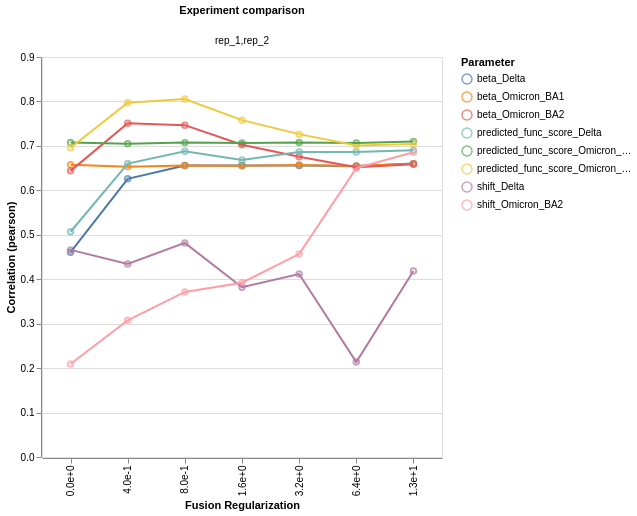

Notebook code for this chart:
### Markdown cell above
## Replicate parameter correlations

Correlation of mutation parameters (beta, shift) between replicates
across the regularization grid. Uses the `ModelCollection.mut_param_dataset_correlation`
method which returns an interactive Altair chart.

### Code cell
corr_chart, corr_data = model_collection.mut_param_dataset_correlation(
    return_data=True
)
corr_chart

### Figure 1 — Vega-Lite specification as saved in the notebook (floating-point values rounded to 4 significant figures)
{"config": {"view": {"continuousWidth": 300, "continuousHeight": 300}}, "data": {"name": "data-363273548be632e9494e45f4e93cd0d4"}, "facet": {"column": {"field": "datasets", "title": "Experiment comparison", "type": "nominal"}}, "spec": {"layer": [{"mark": {"type": "point"}, "encoding": {"color": {"field": "mut_param", "title": "Parameter", "type": "nominal"}, "tooltip": [{"field": "datasets", "type": "nominal"}, {"field": "correlation", "type": "quantitative"}, {"field": "mut_param", "type": "nominal"}], "x": {"axis": {"format": ".1e"}, "field": "fusionreg", "title": "Fusion Regularization", "type": "nominal"}, "y": {"field": "correlation", "title": "Correlation (pearson)", "type": "quantitative"}}}, {"mark": {"type": "line"}, "encoding": {"color": {"field": "mut_param", "title": "Parameter", "type": "nominal"}, "tooltip": [{"field": "datasets", "type": "nominal"}, {"field": "correlation", "type": "quantitative"}, {"field": "mut_param", "type": "nominal"}], "x": {"axis": {"format": ".1e"}, "field": "fusionreg", "title": "Fusion Regularization", "type": "nominal"}, "y": {"field": "correlation", "title": "Correlation (pearson)", "type": "quantitative"}}}], "height": 400, "width": 400}, "$schema": "https://vega.github.io/schema/vega-lite/v5.15.1.json", "datasets": {"data-363273548be632e9494e45f4e93cd0d4": [{"datasets": "rep_1,rep_2", "mut_param": "beta_Delta", "correlation": 0.4608, "fusionreg": 0.0}, {"datasets": "rep_1,rep_2", "mut_param": "beta_Delta", "correlation": 0.6259, "fusionreg": 0.4}, {"datasets": "rep_1,rep_2", "mut_param": "beta_Delta", "correlation": 0.656, "fusionreg": 0.8}, {"datasets": "rep_1,rep_2", "mut_param": "beta_Delta", "correlation": 0.6558, "fusionreg": 1.6}, {"datasets": "rep_1,rep_2", "mut_param": "beta_Delta", "correlation": 0.6559, "fusionreg": 3.2}, {"datasets": "rep_1,rep_2", "mut_param": "beta_Delta", "correlation": 0.6547, "fusionreg": 6.4}, {"datasets": "rep_1,rep_2", "mut_param": "beta_Delta", "correlation": 0.6601, "fusionreg": 12.8}, {"datasets": "rep_1,rep_2", "mut_param": "beta_Omicron_BA1", "correlation": 0.6575, "fusionreg": 0.0}, {"datasets": "rep_1,rep_2", "mut_param": "beta_Omicron_BA1", "correlation": 0.6528, "fusionreg": 0.4}, {"datasets": "rep_1,rep_2", "mut_param": "beta_Omicron_BA1", "correlation": 0.656, "fusionreg": 0.8}, {"datasets": "rep_1,rep_2", "mut_param": "beta_Omicron_BA1", "correlation": 0.6551, "fusionreg": 1.6}, {"datasets": "rep_1,rep_2", "mut_param": "beta_Omicron_BA1", "correlation": 0.6569, "fusionreg": 3.2}, {"datasets": "rep_1,rep_2", "mut_param": "beta_Omicron_BA1", "correlation": 0.6549, "fusionreg": 6.4}, {"datasets": "rep_1,rep_2", "mut_param": "beta_Omicron_BA1", "correlation": 0.6601, "fusionreg": 12.8}, {"datasets": "rep_1,rep_2", "mut_param": "beta_Omicron_BA2", "correlation": 0.6438, "fusionreg": 0.0}, {"datasets": "rep_1,rep_2", "mut_param": "beta_Omicron_BA2", "correlation": 0.7508, "fusionreg": 0.4}, {"datasets": "rep_1,rep_2", "mut_param": "beta_Omicron_BA2", "correlation": 0.7467, "fusionreg": 0.8}, {"datasets": "rep_1,rep_2", "mut_param": "beta_Omicron_BA2", "correlation": 0.7024, "fusionreg": 1.6}, {"datasets": "rep_1,rep_2", "mut_param": "beta_Omicron_BA2", "correlation": 0.6754, "fusionreg": 3.2}, {"datasets": "rep_1,rep_2", "mut_param": "beta_Omicron_BA2", "correlation": 0.6519, "fusionreg": 6.4}, {"datasets": "rep_1,rep_2", "mut_param": "beta_Omicron_BA2", "correlation": 0.6586, "fusionreg": 12.8}, {"datasets": "rep_1,rep_2", "mut_param": "predicted_func_score_Delta", "correlation": 0.5068, "fusionreg": 0.0}, {"datasets": "rep_1,rep_2", "mut_param": "predicted_func_score_Delta", "correlation": 0.6601, "fusionreg": 0.4}, {"datasets": "rep_1,rep_2", "mut_param": "predicted_func_score_Delta", "correlation": 0.688, "fusionreg": 0.8}, {"datasets": "rep_1,rep_2", "mut_param": "predicted_func_score_Delta", "correlation": 0.668, "fusionreg": 1.6}, {"datasets": "rep_1,rep_2", "mut_param": "predicted_func_score_Delta", "correlation": 0.6863, "fusionreg": 3.2}, {"datasets": "rep_1,rep_2", "mut_param": "predicted_func_score_Delta", "correlation": 0.6864, "fusionreg": 6.4}, {"datasets": "rep_1,rep_2", "mut_param": "predicted_func_score_Delta", "correlation": 0.6899, "fusionreg": 12.8}, {"datasets": "rep_1,rep_2", "mut_param": "predicted_func_score_Omicron_BA1", "correlation": 0.7078, "fusionreg": 0.0}, {"datasets": "rep_1,rep_2", "mut_param": "predicted_func_score_Omicron_BA1", "correlation": 0.7048, "fusionreg": 0.4}, {"datasets": "rep_1,rep_2", "mut_param": "predicted_func_score_Omicron_BA1", "correlation": 0.7073, "fusionreg": 0.8}, {"datasets": "rep_1,rep_2", "mut_param": "predicted_func_score_Omicron_BA1", "correlation": 0.7065, "fusionreg": 1.6}, {"datasets": "rep_1,rep_2", "mut_param": "predicted_func_score_Omicron_BA1", "correlation": 0.7079, "fusionreg": 3.2}, {"datasets": "rep_1,rep_2", "mut_param": "predicted_func_score_Omicron_BA1", "correlation": 0.7063, "fusionreg": 6.4}, {"datasets": "rep_1,rep_2", "mut_param": "predicted_func_score_Omicron_BA1", "correlation": 0.7098, "fusionreg": 12.8}, {"datasets": "rep_1,rep_2", "mut_param": "predicted_func_score_Omicron_BA2", "correlation": 0.6957, "fusionreg": 0.0}, {"datasets": "rep_1,rep_2", "mut_param": "predicted_func_score_Omicron_BA2", "correlation": 0.7971, "fusionreg": 0.4}, {"datasets": "rep_1,rep_2", "mut_param": "predicted_func_score_Omicron_BA2", "correlation": 0.8055, "fusionreg": 0.8}, {"datasets": "rep_1,rep_2", "mut_param": "predicted_func_score_Omicron_BA2", "correlation": 0.7579, "fusionreg": 1.6}, {"datasets": "rep_1,rep_2", "mut_param": "predicted_func_score_Omicron_BA2", "correlation": 0.7264, "fusionreg": 3.2}, {"datasets": "rep_1,rep_2", "mut_param": "predicted_func_score_Omicron_BA2", "correlation": 0.7009, "fusionreg": 6.4}, {"datasets": "rep_1,rep_2", "mut_param": "predicted_func_score_Omicron_BA2", "correlation": 0.7041, "fusionreg": 12.8}, {"datasets": "rep_1,rep_2", "mut_param": "shift_Delta", "correlation": 0.466, "fusionreg": 0.0}, {"datasets": "rep_1,rep_2", "mut_param": "shift_Delta", "correlation": 0.4344, "fusionreg": 0.4}, {"datasets": "rep_1,rep_2", "mut_param": "shift_Delta", "correlation": 0.4818, "fusionreg": 0.8}, {"datasets": "rep_1,rep_2", "mut_param": "shift_Delta", "correlation": 0.3819, "fusionreg": 1.6}, {"datasets": "rep_1,rep_2", "mut_param": "shift_Delta", "correlation": 0.4116, "fusionreg": 3.2}, {"datasets": "rep_1,rep_2", "mut_param": "shift_Delta", "correlation": 0.2136, "fusionreg": 6.4}, {"datasets": "rep_1,rep_2", "mut_param": "shift_Delta", "correlation": 0.4187, "fusionreg": 12.8}, {"datasets": "rep_1,rep_2", "mut_param": "shift_Omicron_BA2", "correlation": 0.2094, "fusionreg": 0.0}, {"datasets": "rep_1,rep_2", "mut_param": "shift_Omicron_BA2", "correlation": 0.3076, "fusionreg": 0.4}, {"datasets": "rep_1,rep_2", "mut_param": "shift_Omicron_BA2", "correlation": 0.3714, "fusionreg": 0.8}, {"datasets": "rep_1,rep_2", "mut_param": "shift_Omicron_BA2", "correlation": 0.392, "fusionreg": 1.6}, {"datasets": "rep_1,rep_2", "mut_param": "shift_Omicron_BA2", "correlation": 0.4567, "fusionreg": 3.2}, {"datasets": "rep_1,rep_2", "mut_param": "shift_Omicron_BA2", "correlation": 0.6501, "fusionreg": 6.4}, {"datasets": "rep_1,rep_2", "mut_param": "shift_Omicron_BA2", "correlation": 0.6858, "fusionreg": 12.8}]}}
